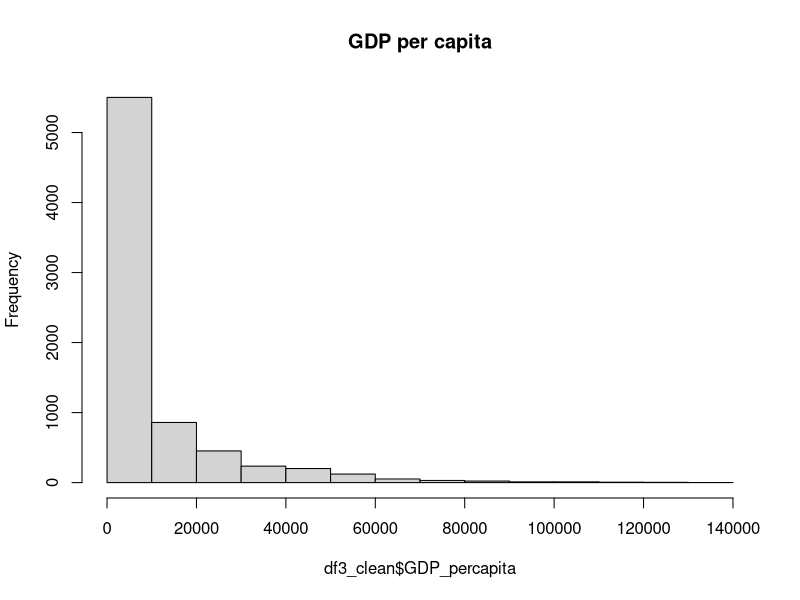
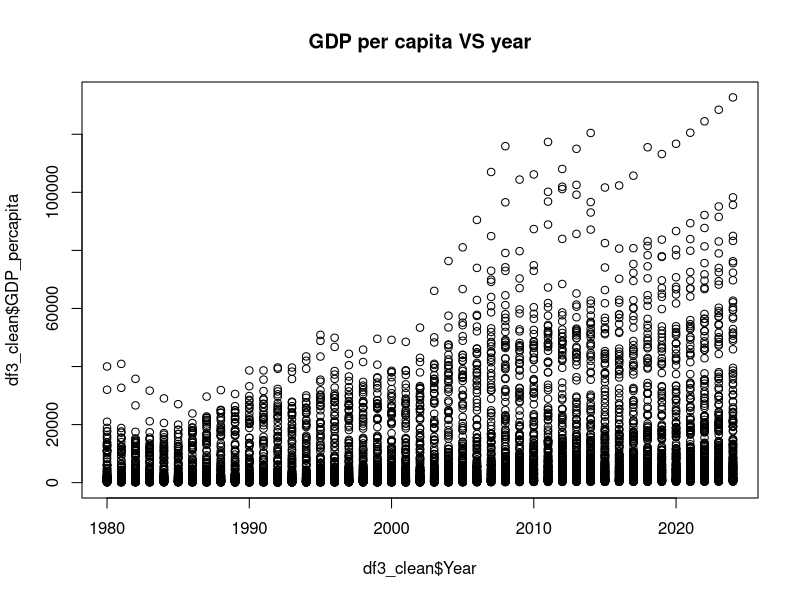
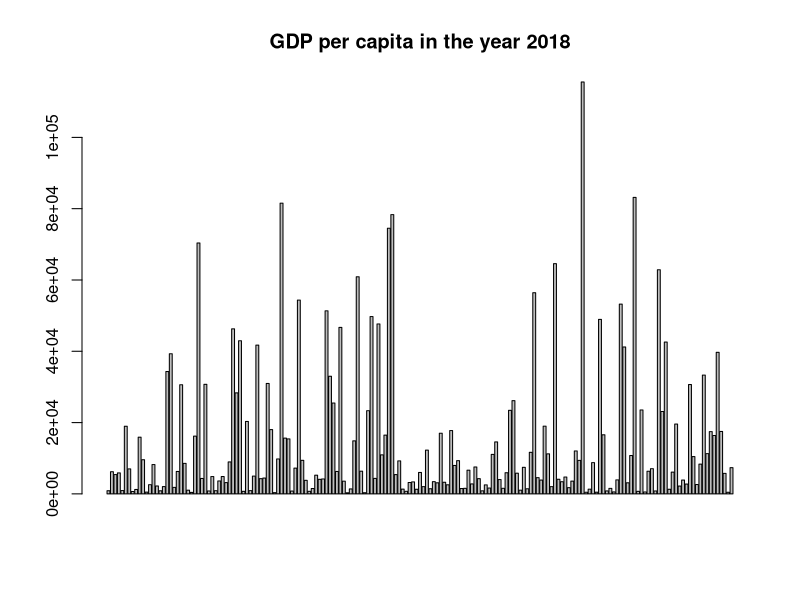
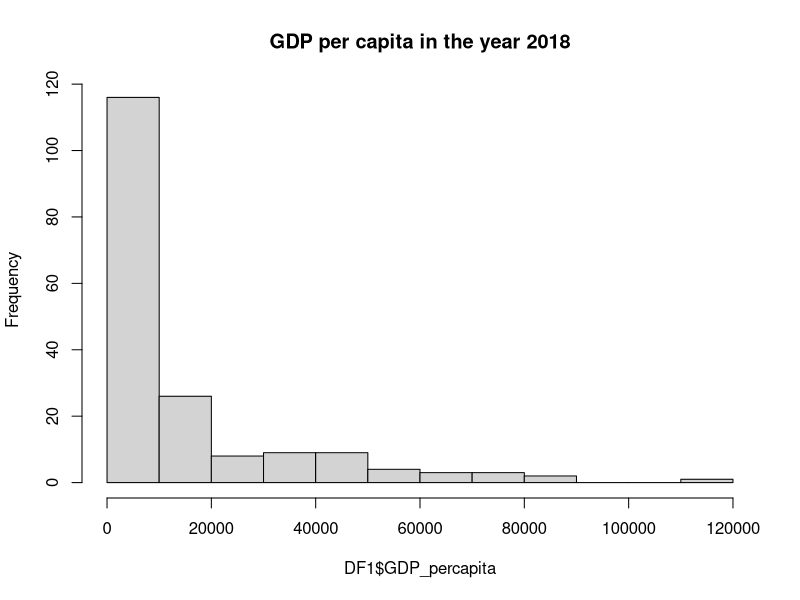
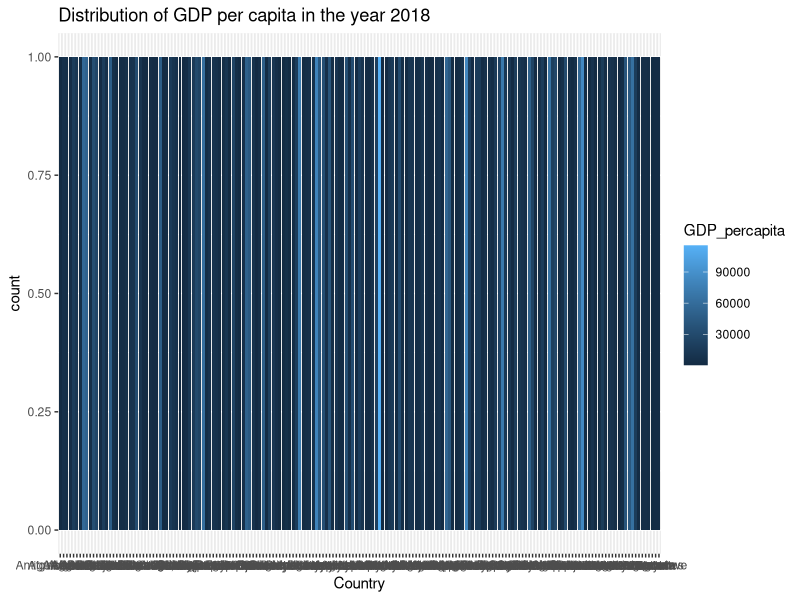
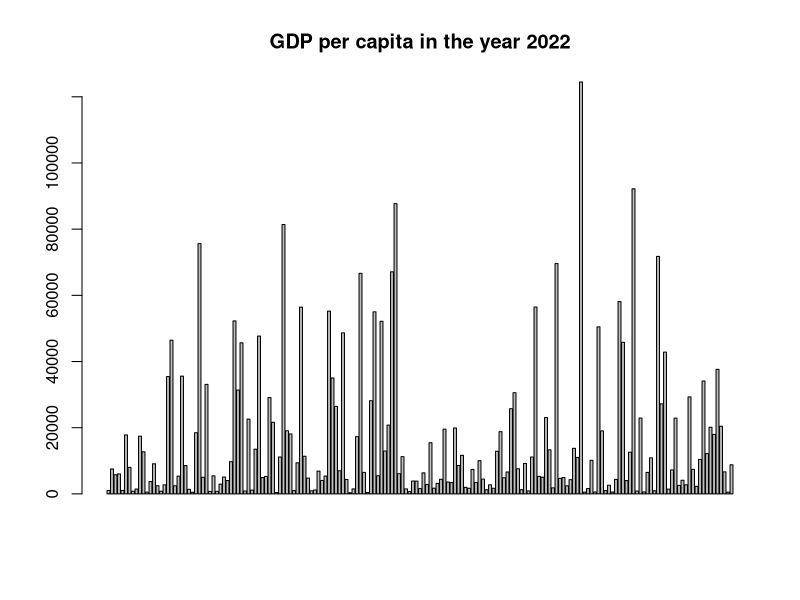
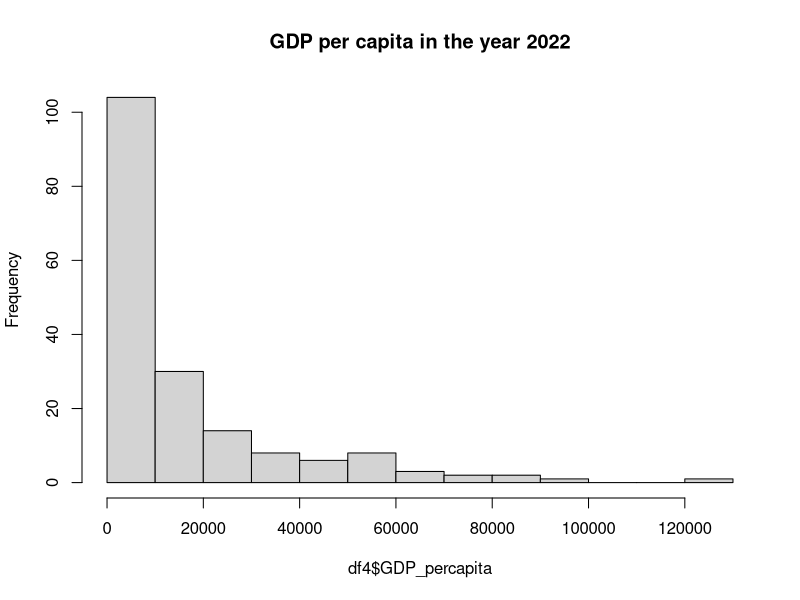
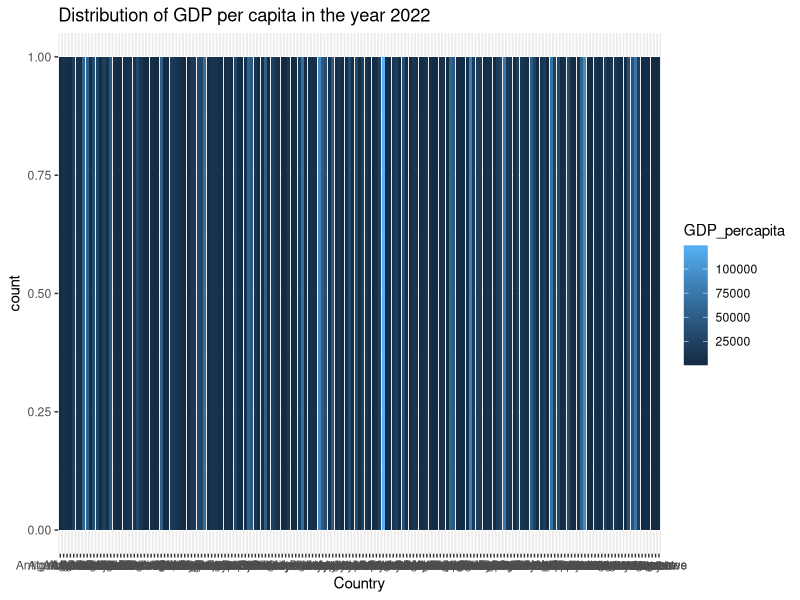

Here is the R script that generated these plots, in order:
## ---- chunk 1
knitr::opts_chunk$set(echo = TRUE)
## ---- chunk 2
library(dplyr)
library(ggplot2)
## ---- chunk 3


df3 <- read.csv('GDP_World.csv')
dim(df3)

sum(is.na(df3)) #THERE ARE NA VALUES PRESENT USE COMPLETE.CASES AND CLEAN THE DATA
df3_clean <- na.omit(df3)
sum(is.na(df3_clean)) #DATA IS CLEANED
dim(df3_clean)

View(df3_clean)

## ---- chunk 4
#STATISTICAL ANALYSIS

summary(df3_clean)
#YOU CAN SEE THAT THE MAX GDP PER CAPITA IS 132701 AND LUXEMBOURG IS HAVING THE HIGHEST GDP PER CAPITA AND MEAN GDP PER CAPITA IS 9675 WHICH SHOWS THATS THERE ARE MANY COUNTRIES LYING UNDER THE MARGIN GDP PER CAPITA AND THE MINIMUM GDP PER CAPITA IS 17.12 WHICH SHOWS THAT COMBODIA IS HAVING THE MINIMUM GDP PER CAPITA 

## ---- chunk 5

DF1 <- subset(df3_clean,df3_clean$Year==2018)
summary(DF1)
#MEAN VALUE IS 14498 WHICH IS AVERAGE GDP PER CAPITA COMPARED TO MAXIMUM GDP PER CAPITA

#WORLD GDP IN THE YEAR 2022 WITH THE YEAR 2018
df4 <- subset(df3_clean,df3_clean$Year==2022)
summary(df4)
#YOU CAN SEE THAT MEAN GDP PER CAPITA IS INCREASED OVER THE YEARS

DF <- subset(df3_clean,df3_clean$Year==2024)
summary(DF)
#IT SHOWS THAT THERE WILL BE A GRADUAL INCREASE IN MEAN GDP PER CAPITA WHICH SHOWS THAT THERE ARE SOME GOOD DEVELOPMENTS HAPPENING IN MANY COUNTRIES

df5 <- head(df4,15)

## ---- chunk 6

hist(df3_clean$GDP_percapita, main="GDP per capita")
#THERE ARE MANY COUNTRIES UNDER 10000 GDP PER CAPITA AND FOLLOWED BY FEWER COUNTRIES IN THE RANGE OF 20000 TO 80000 WHICH SHOWS THAT MANY COUNTRIES ARE STILL IN DEVELOPING STAGE 

plot(y=df3_clean$GDP_percapita,x=df3_clean$Year,main="GDP per capita VS year")
#UNDER THE RANGE OF 10000 GDP PER CAPITA FROM THE YEAR 1980 TO 2020 THERE ARE MANY COUNTRIES BUT THERE ARE FEWER COUNTRIES HAVING MORE THAN 40000 GDP PER CAPITA AND IS IS INCREASING GRADUALLY PER EVERY YEAR THE RECENT GDP PER CAPITA IS HIGHEST AMONG ALL ANY OTHER YEARS

## ---- chunk 7

#FOR 2018
barplot(DF1$GDP_percapita, main="GDP per capita in the year 2018")


hist(DF1$GDP_percapita, main="GDP per capita in the year 2018")
#THERE ARE MANY COUNTRIES IN THE RANGE OF 20000 GDP PER CAPITA AND MANY COUNTRIES IN THE RANGE OF 20000 TO 100000 SHOWS THAT MANY COUNTRIES ARE NOT RICH AND NOT DEVELOPED

ggplot(DF1,aes(x=Country))+geom_bar(aes(fill=GDP_percapita))+ggtitle("Distribution of GDP per capita in the year 2018")


## ---- chunk 8

#FOR YEAR 2022
barplot(df4$GDP_percapita, main="GDP per capita in the year 2022")
#RECENTLY THERE IS GRADUAL INCREASE IN GDP PER CAPITA SOME COUNTRIES ARE ABOVE 20000 WHICH SHOWS THAT SOME DEVELOPMENTS HAVE HAPPENED IN RECENT YEARS

hist(df4$GDP_percapita, main="GDP per capita in the year 2022")
#IT SHOWS THAT MANY COUNTRIES ARE IN THE RANGE 0 TO 20000 AND FROM 20000 TO 100000 RANGE SOME COUNTRIES ARE HAVING GOOD GDP PER CAPITA

ggplot(df4,aes(x=Country))+geom_bar(aes(fill=GDP_percapita))+ggtitle("Distribution of GDP per capita in the year 2022")
#AS YOU CAN SEE THAT THERE ARE FEWER LINES HAVING LIGHT BLUE COLOR SHOWING THAT ONLY SOME COUNTRIES ARE HAVING HIGHEST GDP PER CAPITA

ggplot(df5,aes(x=Country))+geom_bar(aes(fill=GDP_percapita))+ggtitle("Distribution of GDP per capita in the year 2022")
#TAKING THE FIRST 10 ROWS AND VISUALIZING THEM USING BAR PLOT. THERE ARE 2 LINES HAVING LIGHT BLUE WHICH SHOWS THAT THEY ARE HAVING HIGH GDP PER CAPITA

max(df5$GDP_percapita)

counts <- table(df4$Country, df4$GDP_percapita)
barplot(counts, main="Distribution of country VS GDP per capita in the year 2022",xlab="Capita",legend = rownames(counts))
#SHOWS THE DISTRIBUTION OF GDP PER CAPITA COUNTRYWISE 

## ---- chunk 9

#FOR 2024
barplot(DF$GDP_percapita, main="GDP per capita in the year 2024")
#WHAT IS PREDICTED FOR 2024 IS THAT IT WILL REACH MAXIMUM GDP PER CAPITA EVER RECORDED IN ANY OTHER YEAR OUT OF 179 COUNTRIES THERE ARE MANY COUNTRIES UNDER 20000 GDP PER CAPITA AND FEWER COUNTRIES IN THE RANGE OF 20000 TO 80000

hist(DF$GDP_percapita, main="GDP per capita in the year 2024")
#THSI SHOWS THAT THE GDP PER CAPITA STILL WILL BE THE SAME AND MANY COUNTRIES WILL STILL IN BE UNDER 20000 GDP PER CAPITA AND NOT LIKE THE PREVIOUS YEARS THERE ARE FAR MORE COUNTRIES IN THE RANGE 20000 TO 100000

ggplot(DF,aes(x=Country))+geom_bar(aes(fill=GDP_percapita))+ggtitle("Distribution of GDP per capita in year 2024")
#THIS SHOWS THAT THERE ARE MANY COUNTRIES THAT WILL REMAIN SAME IN THE RANGE OF 20000 GDP PER CAPITA


## ---- chunk 10
df2 <- read.csv('GDP_World_10yr_weightedaverage.csv')
dim(df2)
View(df2)
sum(is.na(df2)) #DATA IS CLEAN

## ---- chunk 11

summary(df2)
#THE MEAN VALUE FOR WEIGHTED AVG GDP FOR 10 YEARS IS 13938 AND THE COUNTRY HAVING IT IS LUXEMBOURG AND MINIMUM VALUE IS 95 AND THE COUNTRY HAVING IT IS SYRIA SO IT SHOWS THAT THE AVERAGE OF 10 YEARS SHOWS THAT STILL THERE ARE MANY COUNTRIES UNDER MEAN VALUE 
#THE MEAN VALUE FOR WEIGHTED AVG COMPARED TO CANADA IS -32823 NEGATIVE VALUE WHICH TELLS THAT POPULATION IS GROWING FASTER THAN ITS GDP AND COMPARED TO CANADA MANY COUNTRIES ARE NOT DEVELOPED AND THEY ARE NOT RICH COUNTRIES

## ---- chunk 12

barplot(df2$WeightAvg_ComparedCanada)
#FROM THE PLOT WE CAN SEE THAT MANY COUNTRIES ARE HAVING NEGATIVE VALUES SHOWING THAT COMPARED TO CANADA MANY COUNTRIES ARE NOT RICH AND NOT DEVELOPED

hist(df2$WeightAvg_ComparedCanada)
#THE DISTRIBUTION SHOWS THAT THERE ARE MANY VALUES IN RANGE -46666 TO -40000 AND MANY MORE COUNTRIES IN THE RANGE -40000 TO 0 COMPARED TO CANADA

plot(df2$WeightAvg_ComparedCanada,type="l",col=1)
#THE GRAPH IS GRADUALLY INCREASING UPTO 60000 BUT THERE ARE VALUES IN THE GRAPH HAVING NEGATIVE GDP VALUES SHOWING THAT THE POPULATION IS GROWING FASTER COMPARED TO CANADA

ggplot(df2,aes(x=Weighted_avgGDP_10year,y=WeightAvg_ComparedCanada))+geom_line()+ggtitle("Distribution of weighted average for 10 years for all countries vs compared to canada")
#THIS PLOT SHOWS THAT THE WEIGHTED AVG GDP FOR 10 YEARS AND WHEN COMPARED TO CANADA GIVES A STRAIGHT LINE SHOWING THAT THE GDP IS GROWING CONSISTENTLY WITH COMPARED TO CANADA

plot(df2$Weighted_avgGDP_10year,df2$WeightAvg_ComparedCanada,col=1)
#GIVES A SCATTER PLOT SHOWING THAT THE DISTRIBUTION BETWEEN THEM IS CONSISTENT


## ---- chunk 13

df <- read.csv('stats_expenseindicators_canada_province.csv')
dim(df)
View(df)

sum(is.na(df)) #DATA IS NOT CLEAN
df <- df[complete.cases(df),] #CLEANING THE DATA
sum(is.na(df)) #DATA IS CLEAN

## ---- chunk 14

summary(df)

str(df)


DF1 <- unique(df$Expenditures)
#GIVES THE UNIQUE VALUES OF THE EXPENDITURES AND WE WILL FORMAT IT AS TABLE AND CONVERT TO DATAFRAME
DF <- table(df$Expenditures)
DF <- data.frame(DF)

#TAKING A SAMPLE OF 10 VALUES TO MAKE INFERENCE
lf <- sample_n(DF,10)
lf

cx <- unique(df$GEO)
#RETURNS ONLY UNIQUE VALUES BY REOMVING ALL THE DUPLICATES OF THE EXISTING FACTORS

cx <- data.frame(cx)
j <- 1
cnt <- 0
for(x in 1:dim(df)[1]){
  if(j>dim(cx)[1]){
    break
  }
  if (df$GEO[x]==cx$cx[j]){
    cnt <- cnt+df$VALUE[x]
  }
  else{
    print(df$GEO[x])
    print(cnt)
    cnt <- 0
    j <- j+1
  }
}
#PRINTS GEOGRAPHICAL LOCATIONS WITH THEIR RESPECTIVE DOLLAR SPENT
#CANADA IS SPENDING THE MOST DOLLARS COMPARED TO OTHER REGIONS

cx <- unique(df$Expenditures)
cx <- data.frame(cx)
j <- 1
cnt <- 0
for(x in 1:50){
  if(j>dim(cx)[1]){
    break
  }
  if (df$Expenditures[x]==cx$cx[j]){
    cnt <- cnt+df$VALUE[x]
  }
  else{
    print(df$Expenditures[x])
    print(cnt)
    cnt <- 0
    j <- j+1
  }
}
#PRINTS EXPENDITURES  WITH THEIR RESPECTIVE DOLLAR SPENT
#MORE DOLLARS ARE SPENT ON CURRENT CONSUMPTION FOLLOWED BY FOOD EXPENDITURES
#IT SHOWS THAT IN CANADA MORE COST IS SPENDING ON CURRENT CONSUMPTION AND LESS COST ON SHELTER

## ---- chunk 15

barplot(lf$Freq,names.arg = lf$Var1,las=2)
#THE FREQUENCY FOR VARIOUS EXPENDITURES ARE HAVING FREQUENCY AROUND 100 AND PARKING, HANGAR AND AIRPORT FEES, BOAT STORAGE AND HARBOUR DUES IS HAVING LOW FREQUENCY

plot(DF$Freq)
#FROM THE PLOT WE CAN SEE MORE FREQUENCY LIES AROUND 100

## ---- chunk 16
df1 <- read.csv('HealthSpending_byprovince.csv')
dim(df1)
View(df1)

sum(is.na(df1)) #DATA IS HAVING NA VALUES
df <- df[complete.cases(df1),] #CLEANING DATA
sum(is.na(df1)) #DATA IS CLEAN

## ---- chunk 17

summary(df1)

str(df1)

## ---- chunk 18

l <- unique(df1$Use.of.Funds)
l
#SHOWS WHERE EXACTLY THE FUNDSA ARE BEING USED

lf <- sample_n(df1,size = 10)
lf

ggplot(lf,aes(x=Current.dollars),las=2)+geom_bar(aes(fill=Use.of.Funds))+ggtitle("Distribution of dollars sepnt vs use of funds")+theme(axis.text.x = element_text(angle = 90))
#THE PLOT SHOWS THAT HOW MANY DOLLARS IS BEING USED BY EACH SECTOR.


lf <- sample_n(df1,size = 10)
ggplot(lf,aes(x=Current.dollars))+geom_bar(aes(fill=Year))+ggtitle("Distribution of dollars spent vs year")+theme(axis.text.x = element_text(angle = 90))
#THE PLOT SHOWS THAT IN WHICH YEAR HOW MANY DOLLARS ARE BEING SPENT


lf <- sample_n(df1,size = 10)
ggplot(lf,aes(x=Current.dollars.per.capita),las=2)+geom_bar(aes(fill=Use.of.Funds))+ggtitle("Distribution of dollars per capita vs use of funds")
#THE PLOT SHOWS THAT WHICH SECTOR IS HAVING THE CURRENT DOLLARS PER CAPITA HIGHER AND LOWER


lf <- sample_n(df1,size = 10)
ggplot(lf,aes(x=Current.dollars.per.capita))+geom_bar(aes(fill=Year))+ggtitle("Distribution of dollars per capita vs years")
#THE PLOT SHOWS THAT IN WHICH YEAR HOW MUCH DOLLARS PER CAPITA IS SEPNT


lf <- sample_n(df1,size = 30)
ggplot(lf,aes(x=Year))+geom_bar(aes(fill=Use.of.Funds))+ggtitle("Distribution of year vs use of funds")+theme(axis.text.x = element_text(angle = 90))
#THE PLOT SHOWS THAT IN WHICH YEAR WHERE THE FUNDS ARE BEING USED


lf <- sample(df1$Use.of.Funds,20)
x <- data.frame(table(lf))
barplot(x$Freq,names.arg = x$lf)
#THE PLOT SHOWS THAT WHAT SECTOR IS USING THE MOST FUNDS

plot(df1$Current.dollars.per.capita)
#WE CAN SEE THAT THE CURRENT DOLLARS PER CAPITA IS HIGHER BETWEEN 0 TO 100 AND ALSO FROM 100 TO 400 A LITTLE BIT HIGHER

plot(df1$Current.dollars)

